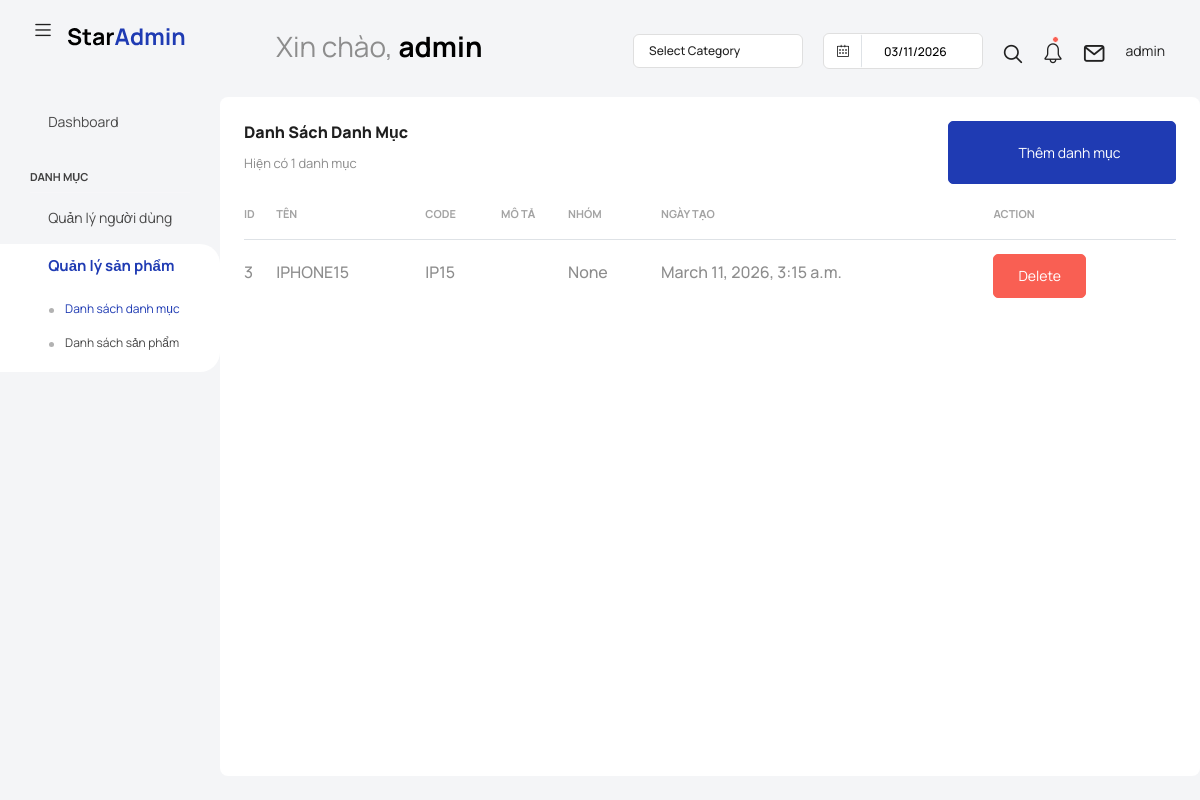
Page /listcategory (signed in) on the committed database.
### user/models.py (models this page shows, shortened)
class User(AbstractUser):
    class Role(models.TextChoices):
        ADMIN = "ADMIN", "Admin"
        MANAGER = "MANAGER", "Manager"
        ACCOUNTANT = "ACCOUNTANT", "Accountant"
        STAFF = "STAFF", "Staff"
    phone = models.CharField(max_length=20, null=True, blank=True)
    role = models.CharField(
        max_length=20,
        choices=Role.choices,
        default=Role.STAFF
    )
    created_at = models.DateTimeField(auto_now_add=True)
    updated_at = models.DateTimeField(auto_now=True)

### category/models.py (models this page shows, shortened)
class Category(models.Model):
    name = models.CharField(max_length=100)
    parent = models.ForeignKey(
        "self",
        on_delete=models.SET_NULL,
        null=True,
        blank=True,
        related_name="children"
    )
    code = models.CharField(max_length=10 )
    description = models.TextField(null=True, blank=True)
    created_at = models.DateTimeField(auto_now_add=True)

### category/views.py (the view)
# urls.py: path("listcategory", listcagegoryview, name = "listcategoryview"),
@login_required
def listcagegoryview(request):
    if request.method == "GET":
        listcategory = Category.objects.all()
        return render(request, "category/list_category.html", {"listcategory": listcategory})
    return render(request, "blank_page.html")

### templates/category/list_category.html (shortened to what this page needs)
{% extends "base.html" %}
{% block content %}
<div class="row flex-grow">
                            <div class="col-12 grid-margin stretch-card">
                              <div class="card card-rounded">
                                <div class="card-body">
                                  <div class="d-sm-flex justify-content-between align-items-start">
                                    <div>
                                      <h4 class="card-title card-title-dash">Danh sách danh mục</h4>
                                      <p class="card-subtitle card-subtitle-dash">Hiện có {{ listcategory.count }} danh mục</p>
                                    </div>
                                    <div>
                                        <a href="{% url 'category/add_category' %}">
                                             <button class="btn btn-primary btn-lg text-white mb-0 me-0" type="button"><i class="mdi mdi-account-plus"></i> Thêm danh mục</button>
                                        </a>
                                    </div>
                                  </div>
                                  <div class="table-responsive  mt-1">
                                    <table class="table select-table">
                                      <thead>
                                        <tr>
                                          <th>Id</th>
                                          <th>Tên</th>
                                             <th>Code</th>
                                            <th>Mô tả</th>
                                            <th>Nhóm</th>
                                          <th>Ngày tạo</th>
                                          <th>Action</th>
                                        </tr>
                                      </thead>
                                      <tbody>
                                        {% for category in listcategory %}
  <tr>
                                          <td>
                                            <div class="d-flex ">
                                              <div>
                                                <h5>{{ category.id }}</h5>
                                              </div>
                                            </div>
                                          </td>
                                          <td>
                                            <h5>{{ category.name }}</h5>
                                          </td>
      <td>
                                            <h5>{{ category.code }}</h5>
                                          </td>
      <td>
                                          </td>
                                          <td>
                                              <h5>
                                                   {{category.parent}}
                                              </h5>
                                          </td>
      <td>
          <h5>
                 {{category.created_at}}
          </h5>
                                          </td>
                                          <td>
<a href="{% url 'category/delete_category' category.id %}">
     <button  class="btn btn-danger" type="delete">Delete</button>
</a>
                                          </td>
                                        </tr>
                                        {% endfor %}
                                      </tbody>
                                    </table>
                                  </div>
                                </div>
                              </div>
                            </div>
                          </div>
{% endblock %}

### templates/base.html (shortened to what this page needs)
{% load static %}
<!DOCTYPE html>
<html lang="en">
  <head>
    <link rel="stylesheet" href="{% static 'vendors/feather/feather.css' %}">
    <link rel="stylesheet" href="{% static 'vendors/mdi/css/materialdesignicons.min.css' %}">
    <link rel="stylesheet" href="{% static 'vendors/ti-icons/css/themify-icons.css' %}">
    <link rel="stylesheet" href="{% static 'vendors/font-awesome/css/font-awesome.min.css' %}">
    <link rel="stylesheet" href="{% static 'vendors/typicons/typicons.css' %}">
    <link rel="stylesheet" href="{% static 'vendors/simple-line-icons/css/simple-line-icons.css' %}">
    <link rel="stylesheet" href="{% static 'vendors/css/vendor.bundle.base.css' %}">
    <link rel="stylesheet" href="{% static 'vendors/bootstrap-datepicker/bootstrap-datepicker.min.css' %}">
    <link rel="stylesheet" href="{% static 'vendors/datatables.net-bs4/dataTables.bootstrap4.css' %}">
    <link rel="stylesheet" type="text/css" href="{% static 'js/select.dataTables.min.css' %}">
    <link rel="stylesheet" href="{% static 'css/style.css' %}">
  </head>
  <body class="with-welcome-text">
    <div class="container-scroller">
      <nav class="navbar default-layout col-lg-12 col-12 p-0 fixed-top d-flex align-items-start flex-row">
        <div class="text-center navbar-brand-wrapper d-flex align-items-start justify-content-start">
          <div class="me-3">
            <button class="navbar-toggler navbar-toggler align-self-center" type="button" data-bs-toggle="minimize">
              <span class="icon-menu"></span>
            </button>
          </div>
          <div>
            <a class="navbar-brand brand-logo" href="index.html">
              <img src="{% static 'images/logo.svg' %}" alt="logo" />
            </a>
          </div>
        </div>
        <div class="navbar-menu-wrapper d-flex align-items-top">
          <ul class="navbar-nav">
            <li class="nav-item fw-semibold d-none d-lg-block ms-0">
              <h1 class="welcome-text">Xin chào, <span class="text-black fw-bold">{{ user.username }}</span></h1>
            </li>
          </ul>
          <ul class="navbar-nav ms-auto">
            <li class="nav-item dropdown d-none d-lg-block">
              <a class="nav-link dropdown-bordered dropdown-toggle dropdown-toggle-split" id="messageDropdown" href="#" data-bs-toggle="dropdown" aria-expanded="false"> Select Category </a>
            </li>
            <li class="nav-item d-none d-lg-block">
              <div id="datepicker-popup" class="input-group date datepicker navbar-date-picker">
                <span class="input-group-addon input-group-prepend border-right">
                  <span class="icon-calendar input-group-text calendar-icon"></span>
                </span>
                <input type="text" class="form-control">
              </div>
            </li>
            <li class="nav-item">
              <form class="search-form" action="#">
                <i class="icon-search"></i>
                <input type="search" class="form-control" placeholder="Search Here" title="Search here">
              </form>
            </li>
            <li class="nav-item dropdown">
              <a class="nav-link count-indicator" id="notificationDropdown" href="#" data-bs-toggle="dropdown">
                <i class="icon-bell"></i>
                <span class="count"></span>
              </a>
            </li>
            <li class="nav-item dropdown">
              <a class="nav-link count-indicator" id="countDropdown" href="#" data-bs-toggle="dropdown" aria-expanded="false">
                <i class="icon-mail icon-lg"></i>
              </a>
            </li>
            <li class="nav-item dropdown d-none d-lg-block user-dropdown">
              <a class="nav-link" id="UserDropdown" href="#" data-bs-toggle="dropdown" aria-expanded="false">
                {{ user.username}} </a>
            </li>
          </ul>
        </div>
      </nav>
      <div class="container-fluid page-body-wrapper">
        <nav class="sidebar sidebar-offcanvas" id="sidebar">
          <ul class="nav">
            <li class="nav-item">
              <a class="nav-link" href="{% url 'dashboard'%}">
                <i class="mdi mdi-grid-large menu-icon"></i>
                <span class="menu-title">Dashboard</span>
              </a>
            </li>
            <li class="nav-item nav-category">Danh mục</li>
            <li class="nav-item">
              <a class="nav-link" data-bs-toggle="collapse" href="#ui-basic" aria-expanded="false" aria-controls="ui-basic">
                <i class="menu-icon mdi mdi-floor-plan"></i>
                <span class="menu-title">Quản lý người dùng</span>
                <i class="menu-arrow"></i>
              </a>
            </li>
            <li class="nav-item">
              <a class="nav-link" data-bs-toggle="collapse" href="#ui-basic1" aria-expanded="false" aria-controls="ui-basic">
                <i class="menu-icon mdi mdi-floor-plan"></i>
                <span class="menu-title">Quản lý sản phẩm</span>
                <i class="menu-arrow"></i>
              </a>
              <div class="collapse" id="ui-basic1">
                <ul class="nav flex-column sub-menu">
                  <li class="nav-item"> <a class="nav-link" href="{% url 'listcategoryview' %}">Danh sách danh mục</a></li>
<li class="nav-item"> <a class="nav-link" href="{% url 'product_list' %}">Danh sách sản phẩm</a></li>
                </ul>
              </div>
            </li>
          </ul>
        </nav>
       {% block content %}
{% endblock %}
      </div>
    </div>
  </body>
</html>

### rows in the picture
User: username "admin"
Category: id "3", name "IPHONE15", code "IP15", parent "None", created_at "March 11, 2026, 3:15 a.m."

### other values in the picture
{{ listcategory.count }} "1"
